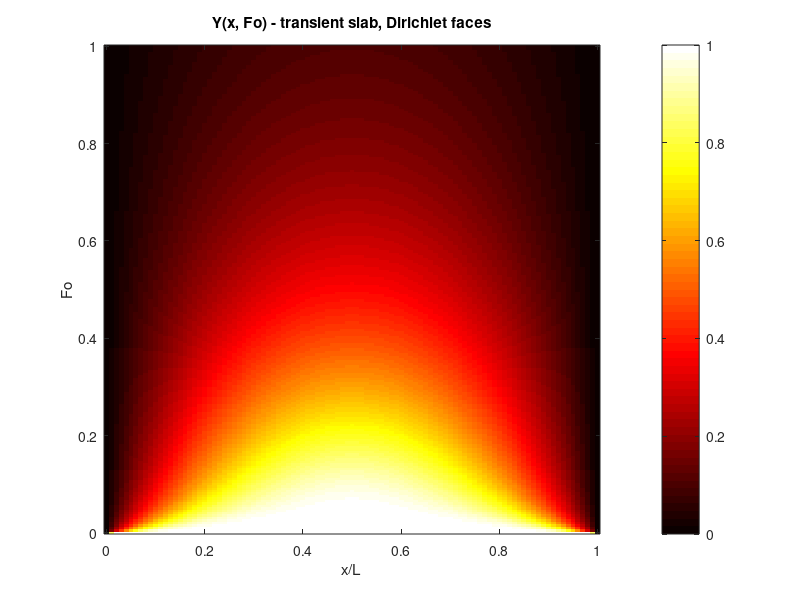
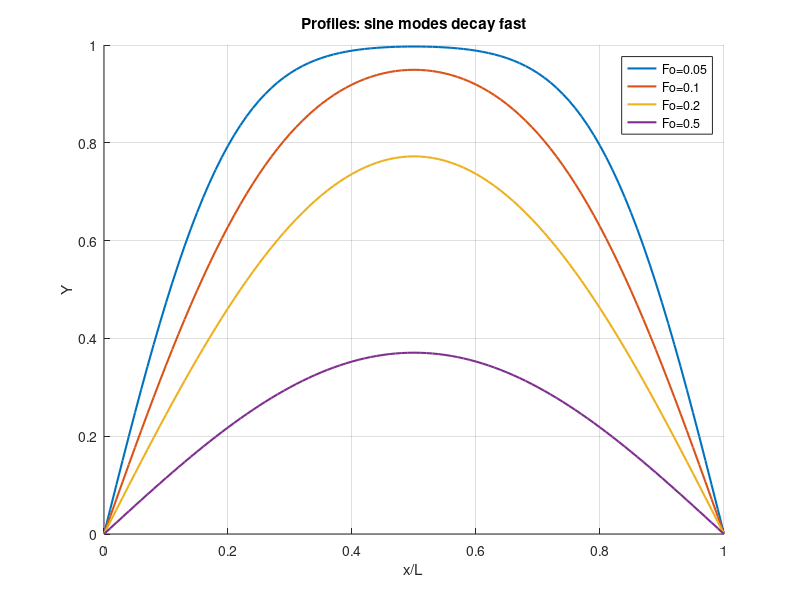

Reproduce these figures in MATLAB, in order.
% Week 4 - Topic 2: Transient Conduction in a Slab - Separation of Variables
% Y = (T-Ts)/(T0-Ts) = (4/pi) * sum_{n odd} (1/n) sin(n*pi*x/L) exp(-(n*pi/2)^2*Fo)
% Fo = alpha*t/(L/2)^2. First term alone = Heisler-chart regime (Fo >= ~0.2).

function week4_topic2_separation_slab
    close all; clc
    % --- Centerline: full series vs 1-term ---
    fprintf('Centerline history Y_c, x/L = 0.5\n');
    fprintf('  Fo     full series   1-term    rel. error\n');
    for Fo = [0.02 0.05 0.1 0.2 0.5 1.0]
        full = slabseries(0.5, Fo, 399);
        one  = 4/pi * sin(pi*0.5) * exp(-(pi/2)^2 * Fo);
        fprintf('  %4.2f   %10.6f  %8.6f   %6.3f %%\n', ...
                Fo, full, one, abs(one-full)/full*100);
    end
    fprintf('  -> beyond Fo ~ 0.2 one term is enough.\n');

    % --- Space-time field, imagesc like the lecture demos ---
    xv = linspace(0, 1, 101);
    Fov = linspace(1e-4, 1.0, 200);
    Y = zeros(numel(Fov), numel(xv));
    for i = 1:numel(Fov)
        for j = 1:numel(xv)
            Y(i,j) = slabseries(xv(j), Fov(i), 199);
        end
    end
    figure(1);
    imagesc(xv, Fov, Y); colorbar; colormap('hot'); axis xy
    xlabel('x/L'); ylabel('Fo'); title('Y(x, Fo) - transient slab, Dirichlet faces');

    figure(2); hold on
    for Fo = [0.05 0.1 0.2 0.5]
        plot(xv, arrayfun(@(x) slabseries(x, Fo, 399), xv), 'LineWidth', 1.5);
    end
    grid on; xlabel('x/L'); ylabel('Y');
    legend('Fo=0.05','Fo=0.1','Fo=0.2','Fo=0.5'); title('Profiles: sine modes decay fast');

    % --- Worked example: 20 mm steel plate, T0 = 600 -> Ts = 30 degC ---
    L = 0.020; alpha = 45/(7800*480); T0 = 600; Ts = 30; half = L/2;
    fprintf('\nWorked example: 20 mm steel plate, T0 = 600 -> Ts = 30 degC\n');
    for t = [0.5 1 2 5 10]
        Fo = alpha*t/half^2;
        Tc = Ts + (T0 - Ts)*slabseries(0.5, Fo, 399);
        fprintf('  t = %5.1f s  Fo = %6.3f  T_center = %7.2f degC\n', t, Fo, Tc);
    end
end

function Y = slabseries(xoL, Fo, nmax)
    Y = 0;
    for n = 1:2:nmax
        Y = Y + sin(n*pi*xoL)/n * exp(-(n*pi/2)^2 * Fo);
    end
    Y = 4/pi * Y;
end
